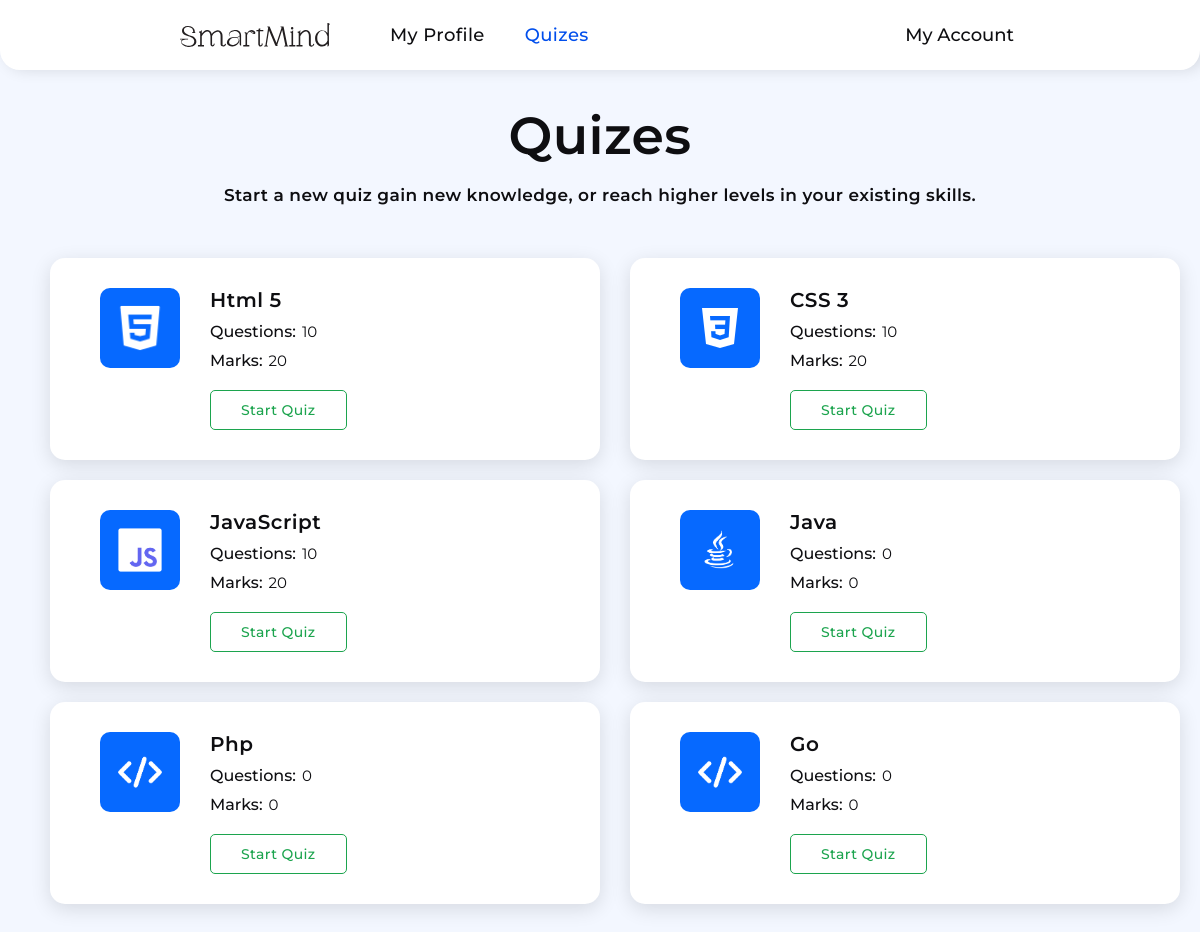
/user/quizes.php (signed in), run on an earlier commit of the app's database.
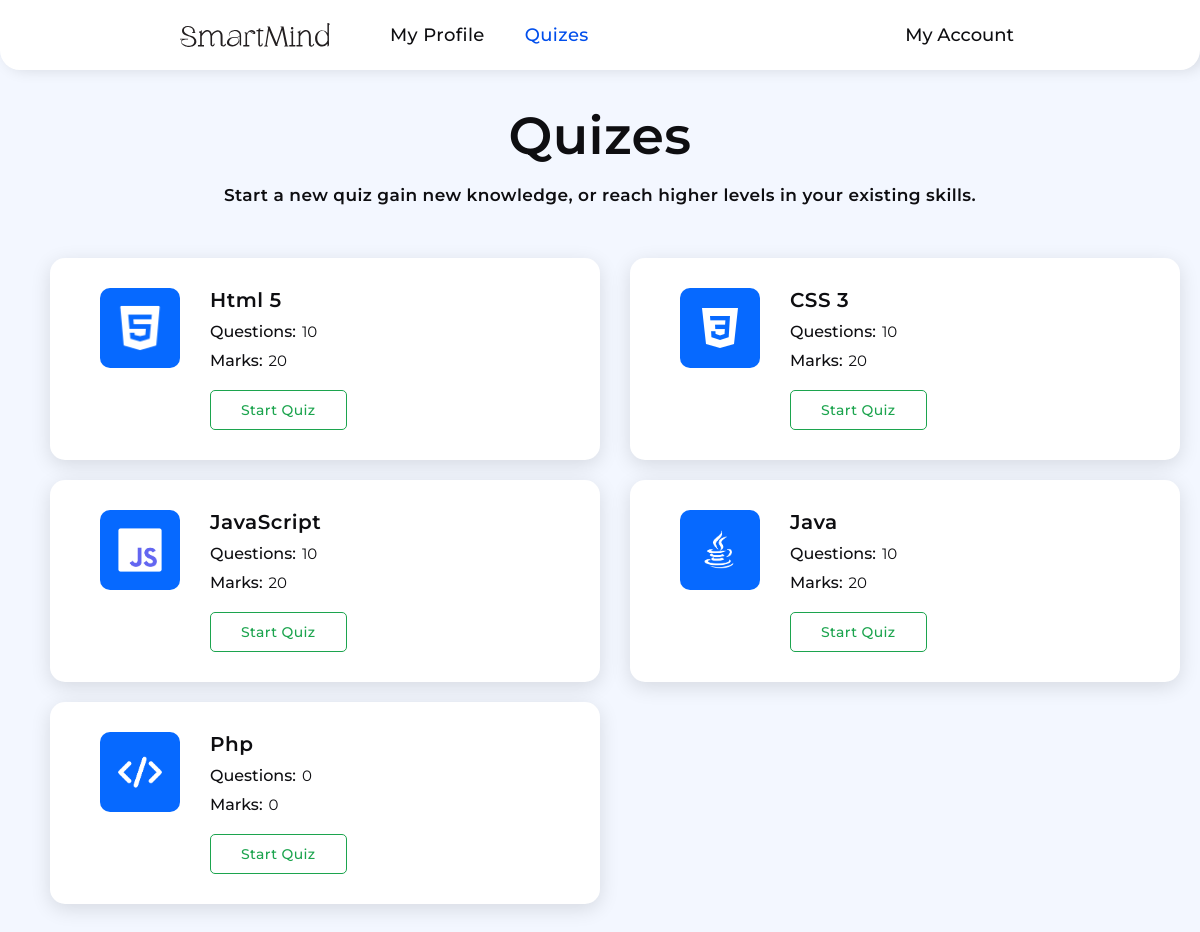
And on a later commit of the database.
### tables this page shows
CREATE TABLE `quiz_topics` (
  `topic_id` int(11) NOT NULL,
  `topicUniqueId` varchar(50) NOT NULL,
  `langImages` varchar(255) NOT NULL,
  `topic_name` varchar(255) NOT NULL,
  `questions` varchar(100) NOT NULL,
  `marks` varchar(50) NOT NULL,
  `quiz_time` varchar(50) NOT NULL
);

### user/quizes.php (the view, shortened to what this page needs)
<?php
include "../assets/php/connection.php";
if (!empty($_SESSION['studentId'])) {
  $selectQuizes = mysqli_query($connection, "SELECT * FROM `quiz_topics`");
} else {
  header("Location: ../login.php");
}
?>
<!DOCTYPE html>
<html lang="en">
<head>
  <link rel="stylesheet" href="../assets/css/quizes.css" />
  <link rel="stylesheet" href="https://cdn-uicons.flaticon.com/2.1.0/uicons-regular-rounded/css/uicons-regular-rounded.css" />
  <link rel="stylesheet" href="https://cdn-uicons.flaticon.com/2.1.0/uicons-thin-straight/css/uicons-thin-straight.css" />
</head>
<body>
  <header class="header">
    <div class="left-side">
      <div class="logo">
        <img src="../assets/images/Logo.svg" alt="logo" />
      </div>
      <nav class="navbar">
        <ul>
          <li><a href="./profile.php">My Profile</a></li>
          <li class="active"><a href="./quizes">Quizes</a></li>
        </ul>
      </nav>
    </div>
    <div class="right-side">
      <div class="user">
        <span>My Account <i class="fi fi-rr-angle-small-down"></i></span>
      </div>
    </div>
  </header>
  <section class="quizes-section">
    <div class="container">
      <div class="heading">
        <h1>Quizes</h1>
        <p>Start a new quiz gain new knowledge, or reach higher levels in your existing skills.</p>
      </div>
      <div class="quiz-card-container">
        <?php
        if (mysqli_num_rows($selectQuizes) > 0) {
          while ($fetchQuizes = mysqli_fetch_assoc($selectQuizes)) {
        ?>
            <div class="quiz-card">
              <div class="quiz-lang-img">
                <div class="img">
                  <?php
                  if (!empty($fetchQuizes["langImages"])) {
                  ?>
                    <img src="../assets/languageImages/<?php echo $fetchQuizes["langImages"]; ?>" alt="quiz-lang-image">
                  <?php
                  } else {
                  ?>
                    <img src="../assets/images/default-lang-image.png" alt="default-lang-iamge">
                  <?php
                  }
                  ?>
                </div>
              </div>
              <div class="quiz-info-wrapper">
                <div class="quiz-info-item">
                  <h5><?php echo $fetchQuizes["topic_name"]; ?></h5>
                </div>
                <div class="quiz-info-item">
                  <span class="quiz-info-item-label">Questions: </span>
                  <span class="quiz-info-item-value">
                    <?php
                    if (empty($fetchQuizes["questions"])) {
                      echo "0";
                    } else {
                      echo $fetchQuizes["questions"];
                    }
                    ?>
                  </span>
                </div>
                <div class="quiz-info-item">
                  <span class="quiz-info-item-label">Marks: </span>
                  <span class="quiz-info-item-value">
                    <?php
                    if (empty($fetchQuizes["marks"])) {
                      echo "0";
                    } else {
                      echo $fetchQuizes["marks"];
                    }
                    ?>
                  </span>
                </div>
                <div class="quiz-info-item">
                  <a href="./quiz.php?topic=<?php echo $fetchQuizes["topicUniqueId"]; ?>">Start Quiz</a>
                </div>
              </div>
            </div>
          <?php
          }
        } else {
          ?>
          <h2>No Quizes</h2>
        <?php
        }
        ?>
      </div>
    </div>
  </section>
</body>
</html>

What changed in the data, as far as the page shows it:
removed quiz_topics: topic_name "Go", questions "0", marks "0"
changed quiz_topics "Java": questions (not shown) → "10"; marks (not shown) → "20"; no longer shows "0"
